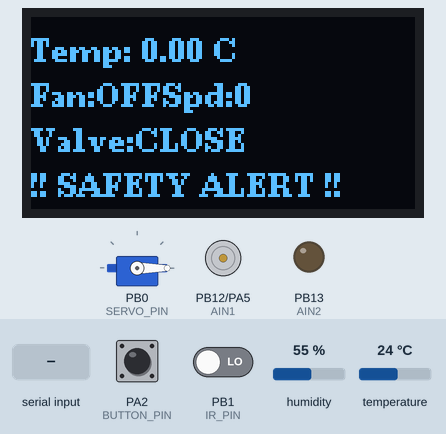
A sketch run on a simulated STM32 Blue Pill. Parts: 128×64 one-colour display, servo, direction and speed pins drawn as motors (green arrow = direction pin HIGH = forward, orange = LOW = backward, longer = more drive), output pins drawn as LEDs (lit = HIGH). Inputs (shaded band) come from the test bench; at power-on: PB1 (IR_PIN) LOW, temperature 24 °C, PA2 (BUTTON_PIN) HIGH, humidity 55 %. What the sketch prints to the serial monitor is not drawn.

Above: at 1.2 s.
1.3 s: PB1 (IR_PIN) driven HIGH
At 2.4 s:
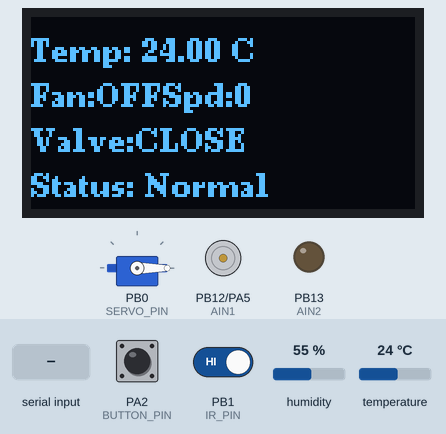
3.5 s: "VALVE_OPEN\n" received over Serial
At 3.77 s:
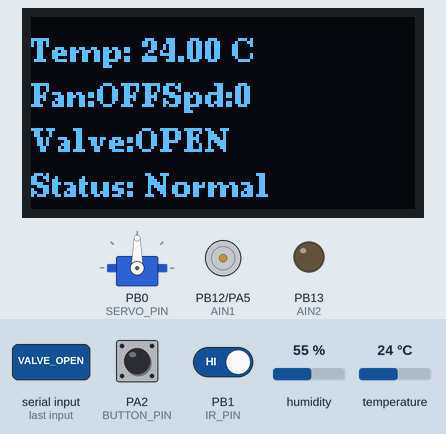
5.5 s: temperature set to 27 °C
At 6.8 s:
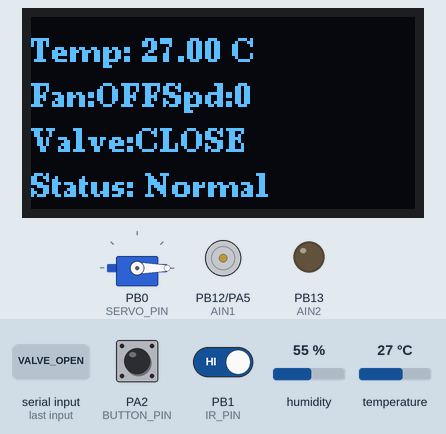
7.5 s: temperature set to 30 °C
At 11.2 s:
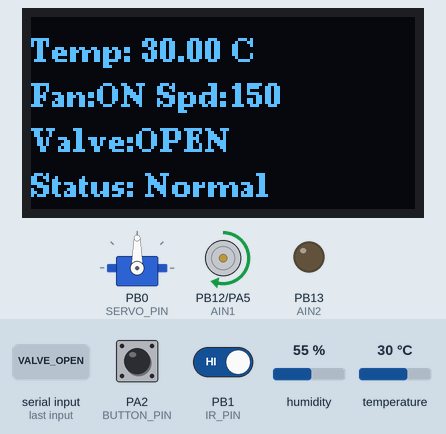
11.5 s: "FAN_PWM:90\n" received over Serial
At 12.4 s:
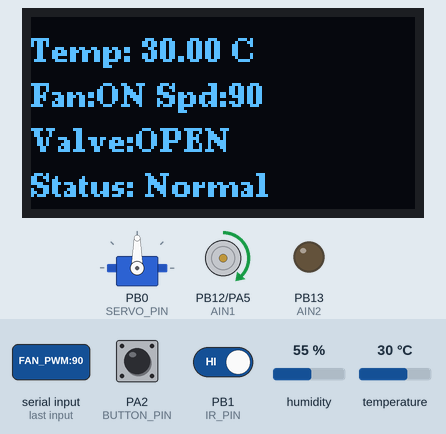
13.0 s: "VALVE_CLOSE\n" received over Serial
At 13.5 s:
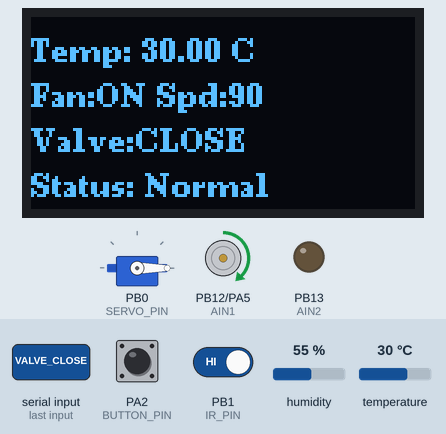
Timing chart, 0 to 16.0 s (numbered marks = the images above; inputs shaded):
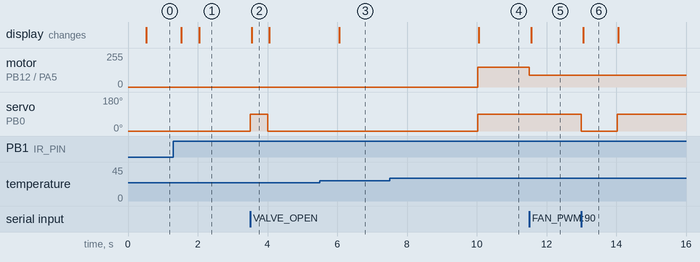

Measured:
- the behaviour switches between 28 and 29 °C on temperature (found by bisection; images 3 and 4)
- after the input at 1.3 s, the display: first changes after 0.23 s (image 1 shows a later state)
- after the input at 3.5 s, servo on PB0 (SERVO_PIN): 0° → 90° at once, → 0° 0.50 s later; the display: changes after 0.05 s (image 2)
- after the input at 5.5 s, the display: changes after 0.55 s (image 3)
- after the input at 7.5 s, motor on PB12 (AIN1) / PA5 (PWMA): stopped → forward 150/255 after 2.5 s; servo on PB0 (SERVO_PIN): 0° → 90° after 2.5 s; the display: changes after 2.6 s (image 4)
- after the input at 11.5 s, motor on PB12 (AIN1) / PA5 (PWMA): forward 150/255 → forward 90/255 at once; the display: changes after 0.06 s (image 5)
- after the input at 13.0 s, servo on PB0 (SERVO_PIN): 90° → 0° at once, → 90° 1.0 s later; the display: changes after 0.06 s (image 6)

The sketch:

PWM-FAN.ino
```cpp
#include <DHT.h>
#include <Wire.h>
#include <U8g2lib.h>
#include <Servo.h>

// --- 引脚定义 ---
#define DHTPIN PA0
#define DHTTYPE DHT11
#define AIN1 PB12
#define AIN2 PB13
#define PWMA PA5
#define BUTTON_PIN PA2
#define SERVO_PIN PB0
#define IR_PIN PB1         // 红外传感器引脚

DHT dht(DHTPIN, DHTTYPE);
Servo valveServo;
U8G2_SSD1306_128X64_NONAME_F_HW_I2C u8g2(U8G2_R0, U8X8_PIN_NONE);

// --- 状态变量 ---
bool isFanOn = false;
bool isValveOpen = false;
bool isSafetyAlert = false;
int lastButtonState = HIGH;

// 记录当前的风扇速度（用于状态显示和恢复）
int currentFanSpeed = 0;

unsigned long lastDhtReadTime = 0;
unsigned long lastSerialSendTime = 0;
unsigned long lastOledUpdateTime = 0;
const long dhtInterval = 2000;
const long serialInterval = 2000;
const long oledInterval = 500;
float currentTemp = 0.0;
float currentHumi = 0.0;

void setup() {
  pinMode(AIN1, OUTPUT);
  pinMode(AIN2, OUTPUT);
  pinMode(PWMA, OUTPUT);
  pinMode(BUTTON_PIN, INPUT_PULLUP);
  pinMode(IR_PIN, INPUT);

  digitalWrite(AIN1, HIGH);
  digitalWrite(AIN2, LOW);
  analogWrite(PWMA, 0);

  Serial.begin(9600);
  Serial.setTimeout(10);

  dht.begin();
  u8g2.begin();
  u8g2.setFont(u8g2_font_ncenB08_tr);

  valveServo.attach(SERVO_PIN);
  valveServo.write(0);

  Serial.println("STM32 System Booted with PWM Support...");
}

void loop() {
  unsigned long currentMillis = millis();

  // ==========================================
  // 任务1：红外安全逻辑（最高优先级）
  // ==========================================
  int irState = digitalRead(IR_PIN);
  if (irState == LOW && !isSafetyAlert) {
    isSafetyAlert = true;
    isFanOn = false;
    isValveOpen = false;
    currentFanSpeed = 0;
    analogWrite(PWMA, 0);
    valveServo.write(0);
    Serial.println("EMERGENCY_STOP: Object detected!");
  }
  else if (irState == HIGH && isSafetyAlert) {
    isSafetyAlert = false;
    Serial.println("Safety Clear.");
  }

  // ==========================================
  // 任务2：本地物理按键（安全锁）
  // ==========================================
  int currentButtonState = digitalRead(BUTTON_PIN);
  if (currentButtonState == LOW && lastButtonState == HIGH && !isSafetyAlert) {
    isFanOn = !isFanOn;
    // 按键开启时，默认以 150 速度运行
    currentFanSpeed = isFanOn ? 150 : 0;
    analogWrite(PWMA, currentFanSpeed);
    delay(50);
  }
  lastButtonState = currentButtonState;

  // ==========================================
  // 任务3：DHT11读取与自动温控
  // ==========================================
  if (currentMillis - lastDhtReadTime >= dhtInterval) {
    lastDhtReadTime = currentMillis;
    float t = dht.readTemperature();
    float h = dht.readHumidity();
    if (!isnan(t) && !isnan(h)) {
      currentTemp = t;
      currentHumi = h;

      if (!isSafetyAlert) {
        if (currentTemp > 28.0) {
          if (!isFanOn) {
            isFanOn = true;
            currentFanSpeed = 150; // 自动模式固定150
            analogWrite(PWMA, currentFanSpeed);
          }
          if (!isValveOpen) { isValveOpen = true; valveServo.write(90); }
        } else {
          if (isFanOn) {
            isFanOn = false;
            currentFanSpeed = 0;
            analogWrite(PWMA, 0);
          }
          if (isValveOpen) { isValveOpen = false; valveServo.write(0); }
        }
      }
    }
  }

  // ==========================================
  // 任务4：【关键更新】接收来自ESP32的远程指令
  // ==========================================
  if (Serial.available() > 0) {
    String cmd = Serial.readStringUntil('\n');
    cmd.trim();

    // 1. 兼容之前的固定指令
    if (cmd == "FAN_ON" && !isSafetyAlert) {
      isFanOn = true;
      currentFanSpeed = 150;
      analogWrite(PWMA, 150);
    }
    if (cmd == "FAN_OFF") {
      isFanOn = false;
      currentFanSpeed = 0;
      analogWrite(PWMA, 0);
    }
    if (cmd == "VALVE_OPEN" && !isSafetyAlert) { isValveOpen = true; valveServo.write(90); }
    if (cmd == "VALVE_CLOSE") { isValveOpen = false; valveServo.write(0); }

    // 2. 【新增】解析 FAN_PWM:XXX 指令，实现无级调速
    if (cmd.startsWith("FAN_PWM:") && !isSafetyAlert) {
      // 提取冒号后面的数字
      int pwmValue = cmd.substring(8).toInt();

      // 限制 PWM 值在合法的 0~255 之间
      if (pwmValue < 0) pwmValue = 0;
      if (pwmValue > 255) pwmValue = 255;

      // 更新状态并驱动电机
      currentFanSpeed = pwmValue;
      isFanOn = (pwmValue > 0); // 如果PWM大于0，风扇视为开启状态
      analogWrite(PWMA, currentFanSpeed);

      Serial.print("PWM Updated: "); Serial.println(currentFanSpeed);
    }
  }

  // ==========================================
  // 任务5：OLED 显示
  // ==========================================
  if (currentMillis - lastOledUpdateTime >= oledInterval) {
    lastOledUpdateTime = currentMillis;
    u8g2.clearBuffer();
    u8g2.setCursor(0, 15);
    u8g2.print("Temp: "); u8g2.print(currentTemp); u8g2.print(" C");
    u8g2.setCursor(0, 30);
    // 显示风扇具体速度，不再是简单的ON/OFF
    u8g2.print("Fan:"); u8g2.print(isFanOn ? "ON " : "OFF");
    u8g2.print("Spd:"); u8g2.print(currentFanSpeed);
    u8g2.setCursor(0, 45);
    u8g2.print("Valve:"); u8g2.print(isValveOpen ? "OPEN" : "CLOSE");
    u8g2.setCursor(0, 60);
    if (isSafetyAlert) {
      u8g2.print("!! SAFETY ALERT !!");
    } else {
      u8g2.print("Status: Normal");
    }
    u8g2.sendBuffer();
  }

  // ==========================================
  // 任务6：上报数据（将速度加入上传格式）
  // ==========================================
  if (currentMillis - lastSerialSendTime >= serialInterval) {
    lastSerialSendTime = currentMillis;
    Serial.print("T:"); Serial.print(currentTemp);
    Serial.print(",H:"); Serial.print(currentHumi);
    Serial.print(",F:"); Serial.print(isFanOn ? 1 : 0);
    // 新增 Spd 字段，让树莓派知道当前具体速度
    Serial.print(",Spd:"); Serial.print(currentFanSpeed);
    Serial.print(",V:"); Serial.print(isValveOpen ? 1 : 0);
    Serial.print(",S:"); Serial.println(isSafetyAlert ? 0 : 1);
  }
}
```
